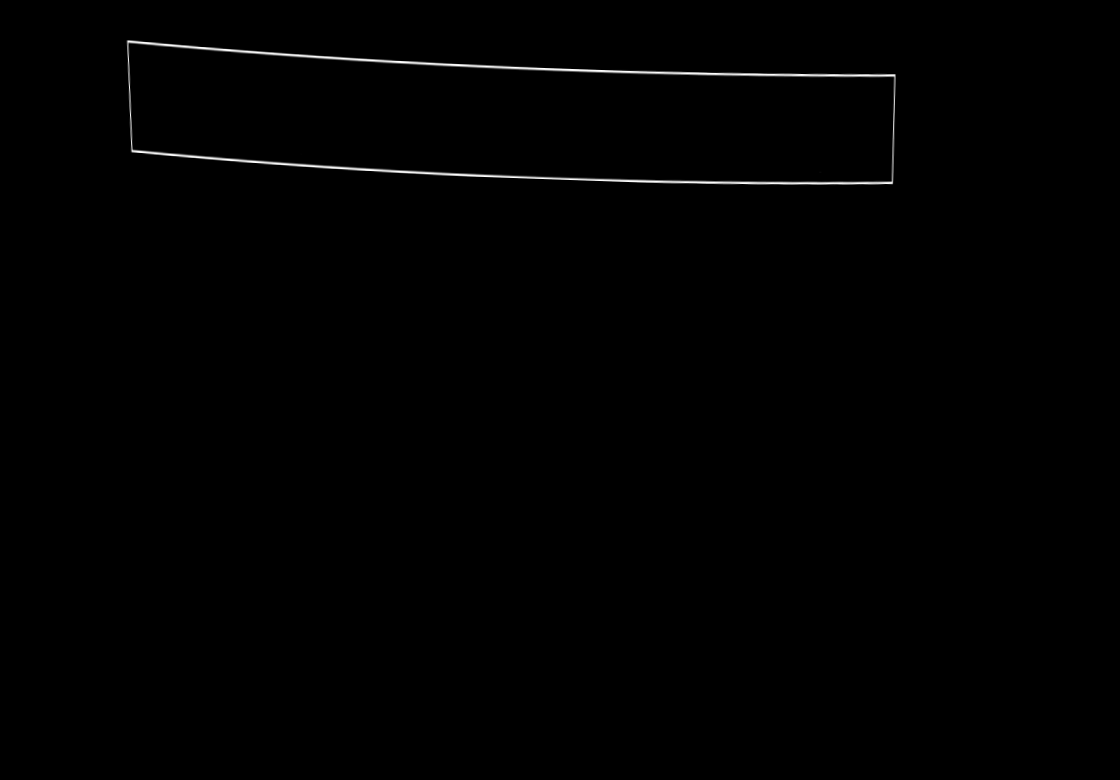
#> input picture Output_Tall_Ind-2.0.png, 1120 x 780 px
$ python ARIndi_Crop_Merge.py
#> lines starting #> are read from the running program, lines starting #| are printed output that depends on the picture; after the words box and inside, x2 and y2 are one past the last pixel; in counts of white or black regions, pixels touching at a corner belong together
import cv2
import numpy as np

#Only Indi
Indi = cv2.imread("Output_Tall_Ind-2.0.png")
#> Indi is the input picture: shape (780, 1120, 3); min 0, max 255, mean 1.1
cpy_Indi = Indi.copy()
## cv2.imshow('Indi',cpy_Indi)
#Crop AR
AR = cv2.imread("Output_Tall_AR-2.0.png")
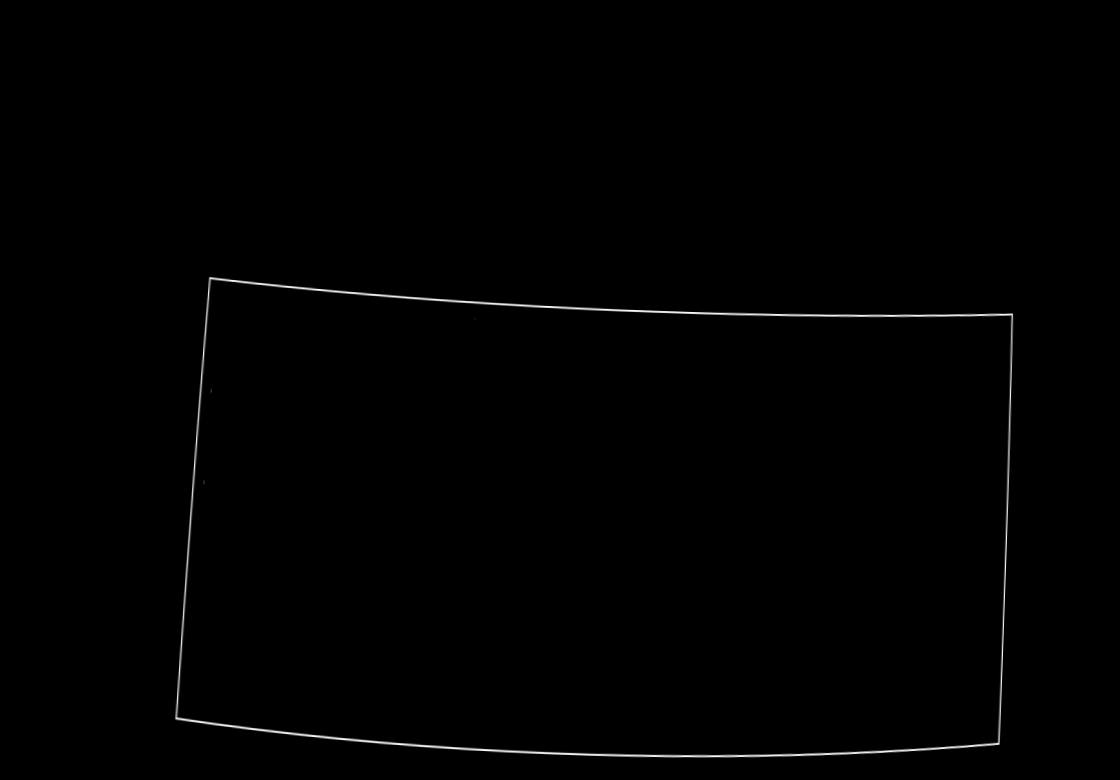
#> input picture Output_Tall_AR-2.0.png, 1120 x 780 px
#> AR is the input picture: shape (780, 1120, 3); min 0, max 253, mean 1.2
cpy_AR = AR.copy()
# cv2.imshow('AR',cpy_AR)

crp_AR = cpy_AR [251:780, 1:1120]
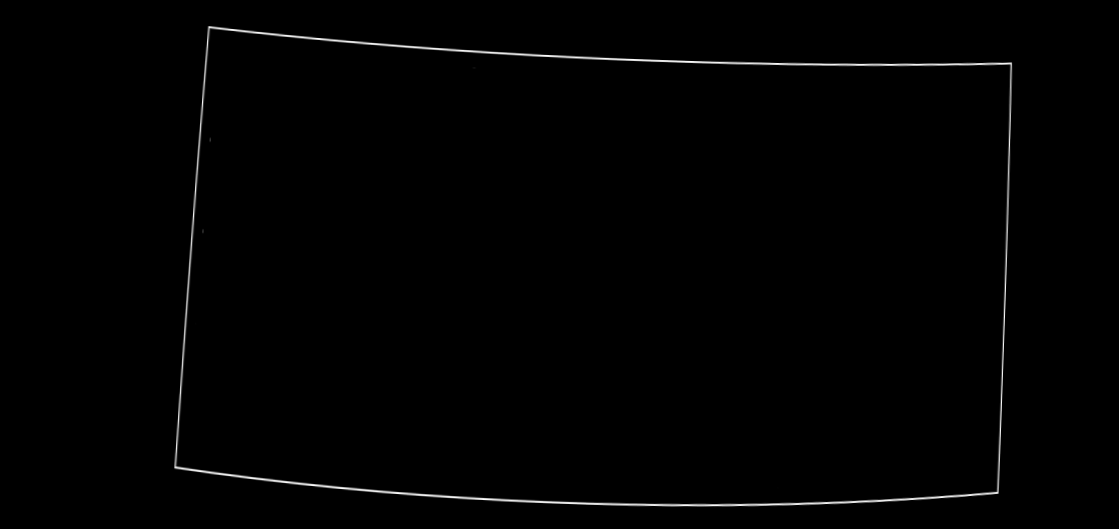
#> crp_AR: shape (529, 1119, 3); min 0, max 253, mean 1.8
cv2.imshow('crop',crp_AR)
print(type(cpy_AR))
#| <class 'numpy.ndarray'>
print(type(crp_AR))
#| <class 'numpy.ndarray'>

#cv2.imshow("crp_AR", crp_AR)

#Merge Indi & AR
cpy_Indi[251:780, 1:1120] = crp_AR
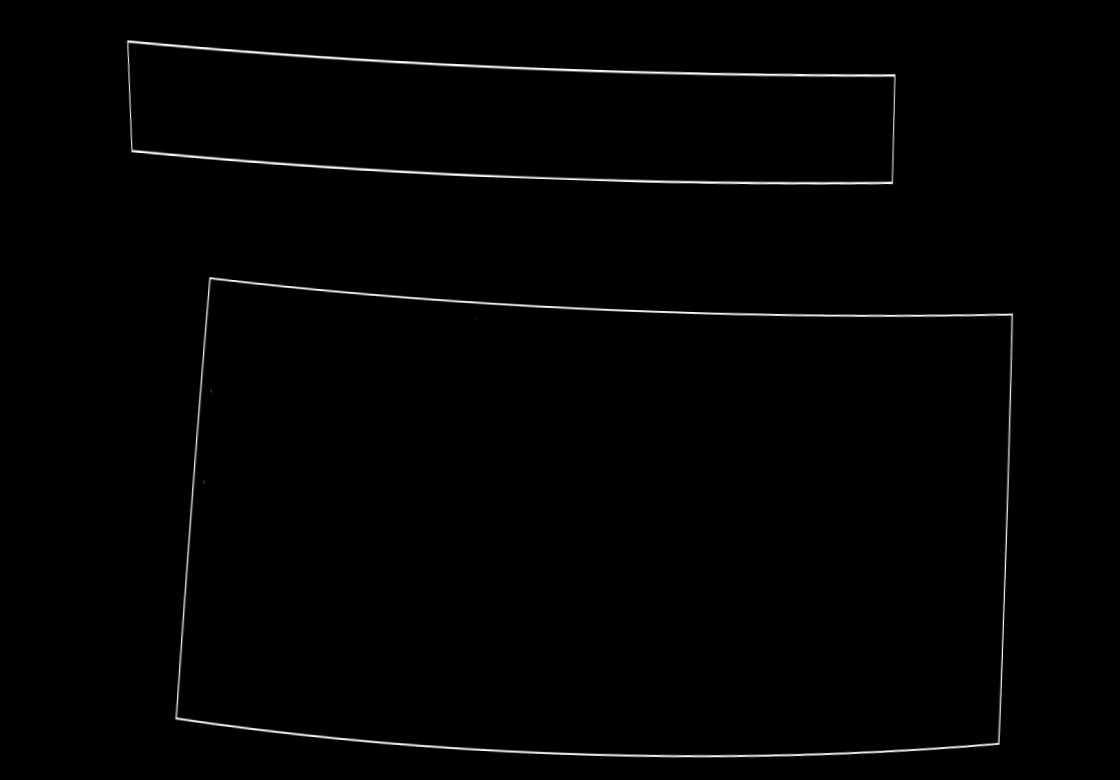
#> cpy_Indi: shape (780, 1120, 3); 1.12% of pixels changed, all inside (x1, y1, x2, y2) = (175, 277, 1014, 759)
#cv2.imshow("Merged AR & Indi", cpy_Indi)

#Imge write
cv2.imwrite('Tall_-2.0.png',cpy_Indi)


cv2.waitKey(0)
cv2.destroyAllWindows()
